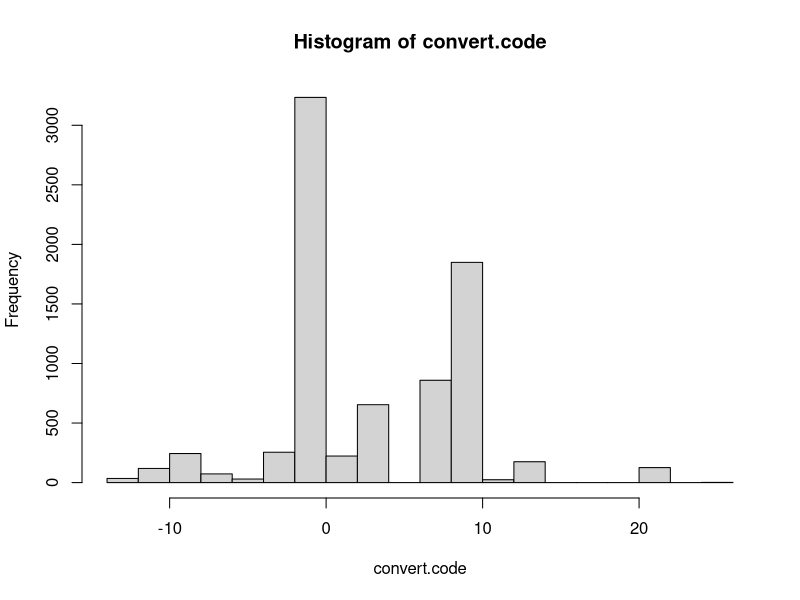

The R script that drew this image:
#Breaking down vegetation conversions

#####Preprocessing#####
modern.raw<-read.csv("Modern_vegetation_UTM.csv", skip=7)
paleo.raw<-read.csv("Paleo_vegetation_UTM.csv", skip=7)

#clip off extra envi line
modern.dat<-modern.raw[2:nrow(modern.raw),] 
paleo.dat<-paleo.raw[2:nrow(paleo.raw),]

#Fill value places in paleo data where there is no modern vegetation; column 7 is the veg code
modern.veg<-modern.dat
modern.veg[paleo.dat[,7]==0,7]<-9999 

#Reassign 0s in paleo dat to fill
paleo.veg<-paleo.dat
paleo.veg[paleo.dat[,7]==0,7]<-9999

#Index of places where there is modern data (0) or modern veg does not fit 6 main categories 
# MODIS codes (EG[1],DC[4],MX[5],CR[12],MO[14], UR[13])
no.mod<-which(modern.veg[,7]==0 | modern.veg[,7]==15| modern.veg[,7]==3 | modern.veg[,7]==11
              |modern.veg[,7]==6 | modern.veg[,7]==8 | modern.veg[,7]==9 |modern.veg[,7]==10)

#Fill value places with no data/wrong categories
modern.veg[no.mod,7]<-9999
paleo.veg[no.mod,7]<-9999

#Change urban to 26 to prevent repeats 
#(i.e. decid (4) to urb (13) = 9, but mixed(5) to mosaic (14) =9 also)
modern.veg[modern.veg==13]<-26

#####Conversion code and list of indices

#Pull just veg codes (separate from georef)
modern.veg<-modern.veg[,7]
paleo.veg<-paleo.veg[,7]

#NAN fill values (why?)
modern.veg[modern.veg==9999]<-NA
paleo.veg[paleo.veg==9999]<-NA

#The important bit. Subtract veg codes from each other
convert.code<-modern.veg-paleo.veg

#Lose any places where I missed NaNing a fill value. Unnecessary.
#convert.code[convert.code>9000]<-NA 

#visual sanity check -  none should be > |20|
hist(convert.code,breaks=25)

#List of unique codes (i.e. unique pairwise conversions)
poss<-sort(unique(convert.code))

#make list of indices for each possible conversion
#Yields a 26-member list. Each member is one conversion, e.g.  
list.ind<-list()
for(i in 1:length(poss)){
  list.ind[[i]]<- which(convert.code==poss[i])
}

